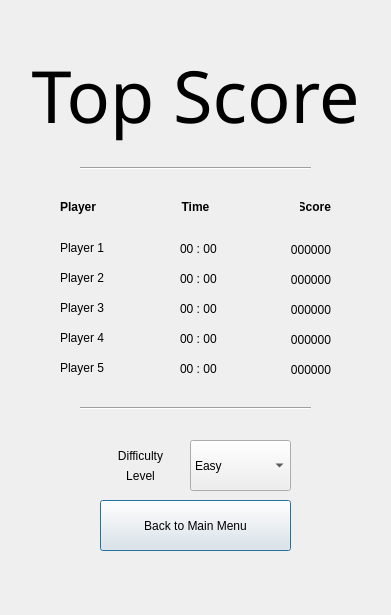
<?xml version="1.0" encoding="UTF-8"?>
<ui version="4.0">
 <class>Dialog</class>
 <widget class="QDialog" name="Dialog">
  <property name="geometry">
   <rect>
    <x>0</x>
    <y>0</y>
    <width>391</width>
    <height>615</height>
   </rect>
  </property>
  <property name="windowTitle">
   <string>Sudoku</string>
  </property>
  <widget class="QLabel" name="player5">
   <property name="geometry">
    <rect>
     <x>60</x>
     <y>360</y>
     <width>101</width>
     <height>16</height>
    </rect>
   </property>
   <property name="text">
    <string>Player 5</string>
   </property>
  </widget>
  <widget class="Line" name="line_4">
   <property name="geometry">
    <rect>
     <x>80</x>
     <y>160</y>
     <width>231</width>
     <height>16</height>
    </rect>
   </property>
   <property name="orientation">
    <enum>Qt::Horizontal</enum>
   </property>
  </widget>
  <widget class="QComboBox" name="comboBox">
   <property name="geometry">
    <rect>
     <x>190</x>
     <y>440</y>
     <width>101</width>
     <height>51</height>
    </rect>
   </property>
   <property name="sizePolicy">
    <sizepolicy hsizetype="Ignored" vsizetype="Ignored">
     <horstretch>0</horstretch>
     <verstretch>0</verstretch>
    </sizepolicy>
   </property>
   <item>
    <property name="text">
     <string>Easy</string>
    </property>
   </item>
   <item>
    <property name="text">
     <string>Medium</string>
    </property>
   </item>
   <item>
    <property name="text">
     <string>Hard</string>
    </property>
   </item>
  </widget>
  <widget class="QLabel" name="player3">
   <property name="geometry">
    <rect>
     <x>60</x>
     <y>300</y>
     <width>101</width>
     <height>16</height>
    </rect>
   </property>
   <property name="text">
    <string>Player 3</string>
   </property>
  </widget>
  <widget class="QLabel" name="label_10">
   <property name="geometry">
    <rect>
     <x>180</x>
     <y>200</y>
     <width>31</width>
     <height>21</height>
    </rect>
   </property>
   <property name="font">
    <font>
     <weight>75</weight>
     <bold>true</bold>
    </font>
   </property>
   <property name="text">
    <string>Time</string>
   </property>
   <property name="alignment">
    <set>Qt::AlignHCenter|Qt::AlignTop</set>
   </property>
  </widget>
  <widget class="QWidget" name="verticalLayoutWidget_2">
   <property name="geometry">
    <rect>
     <x>100</x>
     <y>440</y>
     <width>81</width>
     <height>51</height>
    </rect>
   </property>
   <layout class="QVBoxLayout" name="verticalLayout_2">
    <item>
     <widget class="QLabel" name="label_7">
      <property name="text">
       <string>Difficulty</string>
      </property>
      <property name="alignment">
       <set>Qt::AlignBottom|Qt::AlignHCenter</set>
      </property>
     </widget>
    </item>
    <item>
     <widget class="QLabel" name="label_8">
      <property name="text">
       <string>Level</string>
      </property>
      <property name="alignment">
       <set>Qt::AlignHCenter|Qt::AlignTop</set>
      </property>
     </widget>
    </item>
   </layout>
  </widget>
  <widget class="QLabel" name="player4">
   <property name="geometry">
    <rect>
     <x>60</x>
     <y>330</y>
     <width>101</width>
     <height>16</height>
    </rect>
   </property>
   <property name="text">
    <string>Player 4</string>
   </property>
  </widget>
  <widget class="QLabel" name="label_6">
   <property name="geometry">
    <rect>
     <x>20</x>
     <y>40</y>
     <width>351</width>
     <height>111</height>
    </rect>
   </property>
   <property name="font">
    <font>
     <family>A bit sketchy</family>
     <pointsize>54</pointsize>
    </font>
   </property>
   <property name="text">
    <string>Top Score</string>
   </property>
   <property name="alignment">
    <set>Qt::AlignCenter</set>
   </property>
  </widget>
  <widget class="QLabel" name="label_9">
   <property name="geometry">
    <rect>
     <x>60</x>
     <y>200</y>
     <width>51</width>
     <height>21</height>
    </rect>
   </property>
   <property name="font">
    <font>
     <weight>75</weight>
     <bold>true</bold>
    </font>
   </property>
   <property name="text">
    <string>Player</string>
   </property>
   <property name="alignment">
    <set>Qt::AlignLeading|Qt::AlignLeft|Qt::AlignTop</set>
   </property>
  </widget>
  <widget class="QLabel" name="player1">
   <property name="geometry">
    <rect>
     <x>60</x>
     <y>240</y>
     <width>101</width>
     <height>16</height>
    </rect>
   </property>
   <property name="text">
    <string>Player 1</string>
   </property>
  </widget>
  <widget class="QLabel" name="player2">
   <property name="geometry">
    <rect>
     <x>60</x>
     <y>270</y>
     <width>101</width>
     <height>16</height>
    </rect>
   </property>
   <property name="text">
    <string>Player 2</string>
   </property>
  </widget>
  <widget class="QLabel" name="time1">
   <property name="geometry">
    <rect>
     <x>180</x>
     <y>240</y>
     <width>41</width>
     <height>16</height>
    </rect>
   </property>
   <property name="text">
    <string>00 : 00</string>
   </property>
   <property name="alignment">
    <set>Qt::AlignBottom|Qt::AlignLeading|Qt::AlignLeft</set>
   </property>
  </widget>
  <widget class="Line" name="line_3">
   <property name="geometry">
    <rect>
     <x>80</x>
     <y>400</y>
     <width>231</width>
     <height>16</height>
    </rect>
   </property>
   <property name="orientation">
    <enum>Qt::Horizontal</enum>
   </property>
  </widget>
  <widget class="QLabel" name="label_11">
   <property name="geometry">
    <rect>
     <x>300</x>
     <y>200</y>
     <width>31</width>
     <height>16</height>
    </rect>
   </property>
   <property name="font">
    <font>
     <weight>75</weight>
     <bold>true</bold>
    </font>
   </property>
   <property name="text">
    <string>Score</string>
   </property>
   <property name="alignment">
    <set>Qt::AlignRight|Qt::AlignTop|Qt::AlignTrailing</set>
   </property>
  </widget>
  <widget class="QLabel" name="time2">
   <property name="geometry">
    <rect>
     <x>180</x>
     <y>270</y>
     <width>41</width>
     <height>16</height>
    </rect>
   </property>
   <property name="text">
    <string>00 : 00</string>
   </property>
   <property name="alignment">
    <set>Qt::AlignBottom|Qt::AlignLeading|Qt::AlignLeft</set>
   </property>
  </widget>
  <widget class="QLabel" name="time3">
   <property name="geometry">
    <rect>
     <x>180</x>
     <y>300</y>
     <width>41</width>
     <height>16</height>
    </rect>
   </property>
   <property name="text">
    <string>00 : 00</string>
   </property>
   <property name="alignment">
    <set>Qt::AlignBottom|Qt::AlignLeading|Qt::AlignLeft</set>
   </property>
  </widget>
  <widget class="QLabel" name="time4">
   <property name="geometry">
    <rect>
     <x>180</x>
     <y>330</y>
     <width>41</width>
     <height>16</height>
    </rect>
   </property>
   <property name="text">
    <string>00 : 00</string>
   </property>
   <property name="alignment">
    <set>Qt::AlignBottom|Qt::AlignLeading|Qt::AlignLeft</set>
   </property>
  </widget>
  <widget class="QLabel" name="time5">
   <property name="geometry">
    <rect>
     <x>180</x>
     <y>360</y>
     <width>41</width>
     <height>16</height>
    </rect>
   </property>
   <property name="text">
    <string>00 : 00</string>
   </property>
   <property name="alignment">
    <set>Qt::AlignBottom|Qt::AlignLeading|Qt::AlignLeft</set>
   </property>
  </widget>
  <widget class="QLabel" name="score1">
   <property name="geometry">
    <rect>
     <x>290</x>
     <y>240</y>
     <width>41</width>
     <height>20</height>
    </rect>
   </property>
   <property name="text">
    <string>000000</string>
   </property>
   <property name="alignment">
    <set>Qt::AlignRight|Qt::AlignTrailing|Qt::AlignVCenter</set>
   </property>
  </widget>
  <widget class="QLabel" name="score2">
   <property name="geometry">
    <rect>
     <x>290</x>
     <y>270</y>
     <width>41</width>
     <height>20</height>
    </rect>
   </property>
   <property name="text">
    <string>000000</string>
   </property>
   <property name="alignment">
    <set>Qt::AlignRight|Qt::AlignTrailing|Qt::AlignVCenter</set>
   </property>
  </widget>
  <widget class="QLabel" name="score3">
   <property name="geometry">
    <rect>
     <x>290</x>
     <y>300</y>
     <width>41</width>
     <height>20</height>
    </rect>
   </property>
   <property name="text">
    <string>000000</string>
   </property>
   <property name="alignment">
    <set>Qt::AlignRight|Qt::AlignTrailing|Qt::AlignVCenter</set>
   </property>
  </widget>
  <widget class="QLabel" name="score4">
   <property name="geometry">
    <rect>
     <x>290</x>
     <y>330</y>
     <width>41</width>
     <height>20</height>
    </rect>
   </property>
   <property name="text">
    <string>000000</string>
   </property>
   <property name="alignment">
    <set>Qt::AlignRight|Qt::AlignTrailing|Qt::AlignVCenter</set>
   </property>
  </widget>
  <widget class="QLabel" name="score5">
   <property name="geometry">
    <rect>
     <x>290</x>
     <y>360</y>
     <width>41</width>
     <height>20</height>
    </rect>
   </property>
   <property name="text">
    <string>000000</string>
   </property>
   <property name="alignment">
    <set>Qt::AlignRight|Qt::AlignTrailing|Qt::AlignVCenter</set>
   </property>
  </widget>
  <widget class="QPushButton" name="backButton">
   <property name="geometry">
    <rect>
     <x>100</x>
     <y>500</y>
     <width>191</width>
     <height>51</height>
    </rect>
   </property>
   <property name="text">
    <string>Back to Main Menu</string>
   </property>
  </widget>
 </widget>
 <resources/>
 <connections/>
</ui>
